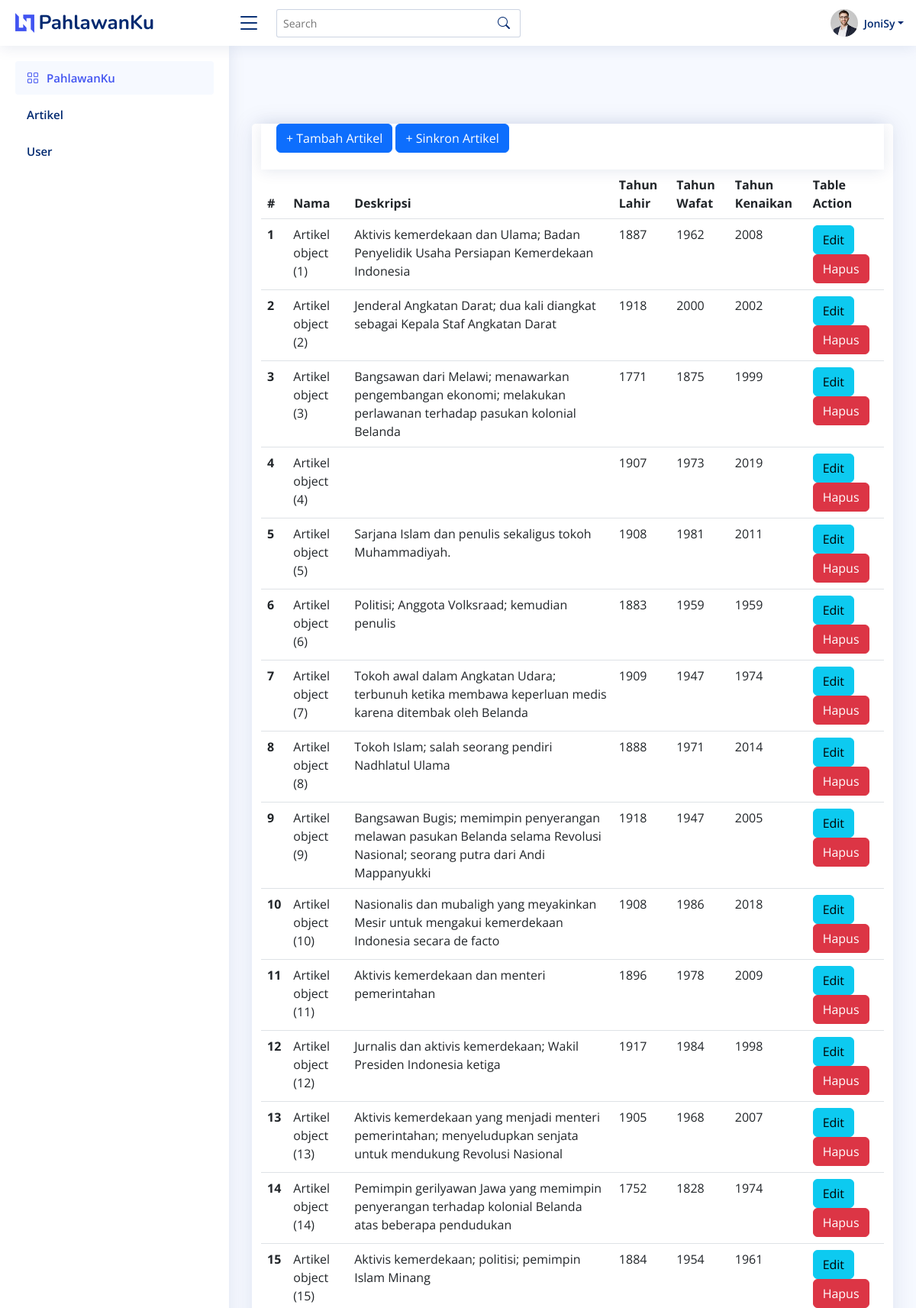
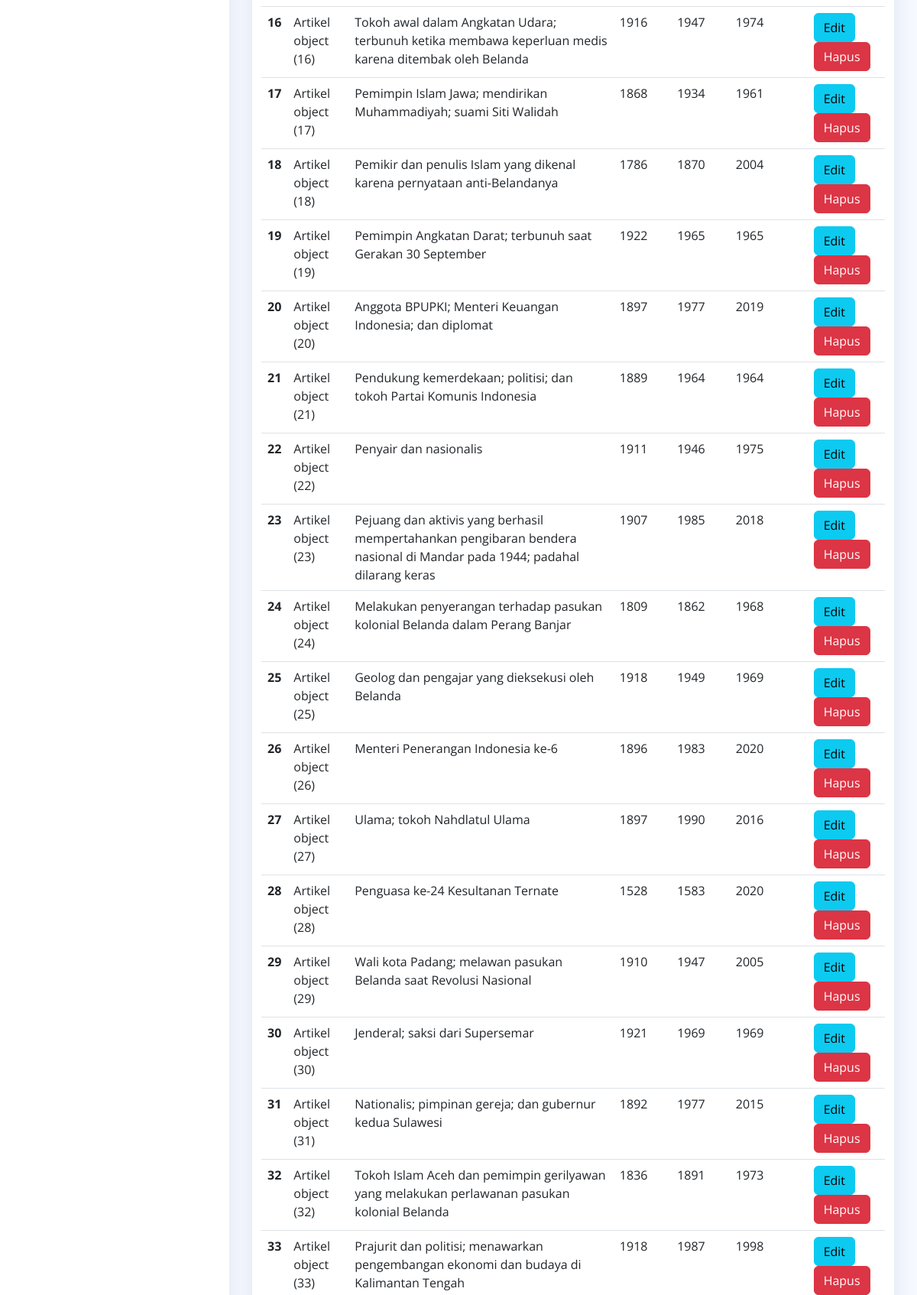
Screenshot of /dashboard/artikel (signed in, upper part) with the database file from the repository (2 pictures, top to bottom).
### blog/models.py (models this page shows, shortened)
class Artikel(models.Model):
    nama = models.CharField(max_length=100,blank=True,null=True)
    deskripsi = models.TextField()
    tahun_lahir = models.IntegerField()
    tahun_wafat = models.IntegerField()
    kategori = models.ForeignKey(Kategori, on_delete=models.CASCADE, blank=True,null=True)
    tahun_kenaikan =  models.IntegerField()
    class meta :
        ordering = ['-id']
        verbose_name_plural = "Artikel"

### blog/views.py (the view)
# urls.py: path('artikel',artikel, name='barang_list'),
@login_required
def artikel(request):
    template_name = "back/barang_list.html"
    artikel = Artikel.objects.all()
    print(artikel)
    context = {
        'title' : 'dashboard',
        'artikel': artikel,
    }
    return render(request, template_name, context)

### templates/back/barang_list.html
{% extends 'base.html' %}
{% block content %}<br><br><br>
    <div class="container">
        <div class="row">
            <div class="card">
                <div class="header">
                    <a class="btn btn-primary" href="{% url 'tambah_artikel' %}">+ Tambah Artikel<a/>
                    <a class="btn btn-primary" href="{% url 'sinkron_artikel' %}">+ Sinkron Artikel<a/>
                </div>
                <div class="body">
                    <table class="table">
                        <thead>
                          <tr>
                            <th scope="col">#</th>
                            <th scope="col">Nama</th>
                            <th scope="col">Deskripsi</th>
                            <th scope="col">Tahun Lahir</th>
                            <th scope="col">Tahun Wafat</th>
                            <th scope="col">Tahun Kenaikan</th>
                            <th scope="col">Table Action</th>
                          </tr>
                        </thead>
                        <tbody>
                        {% for p in artikel %}
                        <tr>
                            <th scope="row">{{ forloop.counter }}</th>
                            <td>{{ p }}</td>
                            <td>{{ p.deskripsi }}</td>
                            <td>{{ p.tahun_lahir }}</td>
                            <td>{{ p.tahun_wafat }}</td>
                            <td>{{ p.tahun_kenaikan }}</td>
                            <td class="text-right">
                            <a href="{% url 'edit_artikel' p.id %}" class="btn btn-info">Edit</a>
                            <a onclick="alert('yakin mau dihapus?')" href="{% url 'delete_artikel' p.id %}" class="btn btn-danger">Hapus</a>
                            </td>
                        </tr>
                        {% endfor %}
                        </tbody>
                    </table>
                </div>
            </div>
        </div>
    </div>
{% endblock content %}

### templates/base.html (shortened to what this page needs)
<!DOCTYPE html>
<html lang="en">
<head>
  {% load static %}
  <link href="{% static 'assets/vendor/bootstrap/css/bootstrap.min.css' %}" rel="stylesheet">
  <link href="{% static 'assets/vendor/bootstrap-icons/bootstrap-icons.css' %}" rel="stylesheet">
  <link href="{% static 'assets/vendor/boxicons/css/boxicons.min.css' %}" rel="stylesheet">
  <link href="{% static 'assets/vendor/quill/quill.snow.css' %}" rel="stylesheet">
  <link href="{% static 'assets/vendor/quill/quill.bubble.css' %}" rel="stylesheet">
  <link href="{% static 'assets/vendor/remixicon/remixicon.css' %}" rel="stylesheet">
  <link href="{% static 'assets/vendor/simple-datatables/style.css' %}" rel="stylesheet">
  <link href="{% static 'assets/css/style.css' %}" rel="stylesheet">
</head>
<body>
  <header id="header" class="header fixed-top d-flex align-items-center">
    <div class="d-flex align-items-center justify-content-between">
      <a href="index.html" class="logo d-flex align-items-center">
        <img src="{% static 'assets/img/logo.png' %}" alt="">
        <span class="d-none d-lg-block">PahlawanKu</span>
      </a>
      <i class="bi bi-list toggle-sidebar-btn"></i>
    </div>
    <div class="search-bar">
      <form class="search-form d-flex align-items-center" method="POST" action="#">
        <input type="text" name="query" placeholder="Search" title="Enter search keyword">
        <button type="submit" title="Search"><i class="bi bi-search"></i></button>
      </form>
    </div>
    <nav class="header-nav ms-auto">
      <ul class="d-flex align-items-center">
        <li class="nav-item dropdown pe-3">
          <a class="nav-link nav-profile d-flex align-items-center pe-0" href="#" data-bs-toggle="dropdown">
            <img src="{% static 'assets/img/profile-img.jpg' %}" alt="Profile" class="rounded-circle">
            <span class="d-none d-md-block dropdown-toggle ps-2">{{user}}</span>
          </a>
        </li>
      </ul>
    </nav>
  </header>
  <aside id="sidebar" class="sidebar">
    {% include 'sidebar.html' %}
  </aside>
  <main id="main" class="main">
    <section class="section dashboard">
      {% block content %}
      {% endblock content %}
    </section>
  </main>
  <br>
  <br>
</body>
</html>

### templates/sidebar.html
<ul class="sidebar-nav" id="sidebar-nav">
    <li class="nav-item">
      <a class="nav-link " href=" {% url 'index' %} ">
        <i class="bi bi-grid"></i>
        <span>PahlawanKu</span>
      </a>
    </li>
    <li class="nav-item">
      <a class="nav-link collapsed" href="{% url 'barang_list' %}">Artikel</a>
    </li>
    <li class="nav-item">
      <a class="nav-link collapsed" href="{% url 'tabel_users' %}">User</a>
    </li>
  </ul>

### static/assets/css/style.css (style rules this page uses)
:root { scroll-behavior: smooth; }
body { font-family: "Open Sans", sans-serif; background: #f6f9ff; color: #444444; }
a { color: #4154f1; text-decoration: none; }
#main { margin-top: 60px; padding: 20px 30px; transition: all 0.3s; }
.card { margin-bottom: 30px; border: none; border-radius: 5px; box-shadow: 0px 0 30px rgba(1, 41, 112, 0.1); }
.logo { line-height: 1; }
@media (min-width: 1200px) { .logo { width: 280px; } }
.logo img { max-height: 26px; margin-right: 6px; }
.logo span { font-size: 26px; font-weight: 700; color: #012970; font-family: "Nunito", sans-serif; }
.header { transition: all 0.5s; z-index: 997; height: 60px; box-shadow: 0px 2px 20px rgba(1, 41, 112, 0.1); background-color: #fff; padding-left: 20px; }
.header .toggle-sidebar-btn { font-size: 32px; padding-left: 10px; cursor: pointer; color: #012970; }
.header .search-bar { min-width: 360px; padding: 0 20px; }
.header .search-form { width: 100%; }
.header .search-form input { border: 0; font-size: 14px; color: #012970; border: 1px solid rgba(1, 41, 112, 0.2); padding: 7px 38px 7px 8px; border-radius: 3px; transition: 0.3s; width: 100%; }
.header .search-form button { border: 0; padding: 0; margin-left: -30px; background: none; }
.header .search-form button i { color: #012970; }
.header-nav ul { list-style: none; }
.header-nav>ul { margin: 0; padding: 0; }
.header-nav .nav-profile { color: #012970; }
.header-nav .nav-profile img { max-height: 36px; }
.header-nav .nav-profile span { font-size: 14px; font-weight: 600; }
.sidebar { position: fixed; top: 60px; left: 0; bottom: 0; width: 300px; z-index: 996; transition: all 0.3s; padding: 20px; overflow-y: auto; scrollbar-width: thin; scrollbar-color: #aab7cf transparent; box-shadow: 0px 0px 20px rgba(1, 41, 112, 0.1); background-color: #fff; }
@media (min-width: 1200px) { #main, #footer { margin-left: 300px; } }
.sidebar-nav { padding: 0; margin: 0; list-style: none; }
.sidebar-nav li { padding: 0; margin: 0; list-style: none; }
.sidebar-nav .nav-item { margin-bottom: 5px; }
.sidebar-nav .nav-link { display: flex; align-items: center; font-size: 15px; font-weight: 600; color: #4154f1; transition: 0.3; background: #f6f9ff; padding: 10px 15px; border-radius: 4px; }
.sidebar-nav .nav-link i { font-size: 16px; margin-right: 10px; color: #4154f1; }
.sidebar-nav .nav-link.collapsed { color: #012970; background: #fff; }

### rows the page displays
Artikel: id "Artikel object (1)", deskripsi "Aktivis kemerdekaan dan Ulama; Badan Penyelidik Usaha Persiapan Kemerdekaan Indonesia", tahun_lahir "1887", tahun_wafat "1962", tahun_kenaikan "2008"
Artikel: id "Artikel object (2)", deskripsi "Jenderal Angkatan Darat; dua kali diangkat sebagai Kepala Staf Angkatan Darat", tahun_lahir "1918", tahun_wafat "2000", tahun_kenaikan "2002"
Artikel: id "Artikel object (3)", deskripsi "Bangsawan dari Melawi; menawarkan pengembangan ekonomi; melakukan perlawanan terhadap pasukan kolonial Belanda", tahun_lahir "1771", tahun_wafat "1875", tahun_kenaikan "1999"
Artikel: id "Artikel object (4)", tahun_lahir "1907", tahun_wafat "1973", tahun_kenaikan "2019"
Artikel: id "Artikel object (5)", deskripsi "Sarjana Islam dan penulis sekaligus tokoh Muhammadiyah.", tahun_lahir "1908", tahun_wafat "1981", tahun_kenaikan "2011"
Artikel: id "Artikel object (6)", deskripsi "Politisi; Anggota Volksraad; kemudian penulis", tahun_lahir "1883", tahun_wafat "1959", tahun_kenaikan "1959"
Artikel: id "Artikel object (7)", deskripsi "Tokoh awal dalam Angkatan Udara; terbunuh ketika membawa keperluan medis karena ditembak oleh Belanda", tahun_lahir "1909", tahun_wafat "1947", tahun_kenaikan "1974"
Artikel: id "Artikel object (8)", deskripsi "Tokoh Islam; salah seorang pendiri Nadhlatul Ulama", tahun_lahir "1888", tahun_wafat "1971", tahun_kenaikan "2014"
Artikel: id "Artikel object (9)", deskripsi "Bangsawan Bugis; memimpin penyerangan melawan pasukan Belanda selama Revolusi Nasional; seorang putra dari Andi Mappanyukki", tahun_lahir "1918", tahun_wafat "1947", tahun_kenaikan "2005"
Artikel: id "Artikel object (10)", deskripsi "Nasionalis dan mubaligh yang meyakinkan Mesir untuk mengakui kemerdekaan Indonesia secara de facto", tahun_lahir "1908", tahun_wafat "1986", tahun_kenaikan "2018"
Artikel: id "Artikel object (11)", deskripsi "Aktivis kemerdekaan dan menteri pemerintahan", tahun_lahir "1896", tahun_wafat "1978", tahun_kenaikan "2009"
Artikel: id "Artikel object (12)", deskripsi "Jurnalis dan aktivis kemerdekaan; Wakil Presiden Indonesia ketiga", tahun_lahir "1917", tahun_wafat "1984", tahun_kenaikan "1998"
Artikel: id "Artikel object (13)", deskripsi "Aktivis kemerdekaan yang menjadi menteri pemerintahan; menyeludupkan senjata untuk mendukung Revolusi Nasional", tahun_lahir "1905", tahun_wafat "1968", tahun_kenaikan "2007"
Artikel: id "Artikel object (14)", deskripsi "Pemimpin gerilyawan Jawa yang memimpin penyerangan terhadap kolonial Belanda atas beberapa pendudukan", tahun_lahir "1752", tahun_wafat "1828", tahun_kenaikan "1974"
Artikel: id "Artikel object (15)", deskripsi "Aktivis kemerdekaan; politisi; pemimpin Islam Minang", tahun_lahir "1884", tahun_wafat "1954", tahun_kenaikan "1961"
Artikel: id "Artikel object (16)", deskripsi "Tokoh awal dalam Angkatan Udara; terbunuh ketika membawa keperluan medis karena ditembak oleh Belanda", tahun_lahir "1916", tahun_wafat "1947", tahun_kenaikan "1974"
Artikel: id "Artikel object (17)", deskripsi "Pemimpin Islam Jawa; mendirikan Muhammadiyah; suami Siti Walidah", tahun_lahir "1868", tahun_wafat "1934", tahun_kenaikan "1961"
Artikel: id "Artikel object (18)", deskripsi "Pemikir dan penulis Islam yang dikenal karena pernyataan anti-Belandanya", tahun_lahir "1786", tahun_wafat "1870", tahun_kenaikan "2004"
Artikel: id "Artikel object (19)", deskripsi "Pemimpin Angkatan Darat; terbunuh saat Gerakan 30 September", tahun_lahir "1922", tahun_wafat "1965", tahun_kenaikan "1965"
Artikel: id "Artikel object (20)", deskripsi "Anggota BPUPKI; Menteri Keuangan Indonesia; dan diplomat", tahun_lahir "1897", tahun_wafat "1977", tahun_kenaikan "2019"
Artikel: id "Artikel object (21)", deskripsi "Pendukung kemerdekaan; politisi; dan tokoh Partai Komunis Indonesia", tahun_lahir "1889", tahun_wafat "1964", tahun_kenaikan "1964"
Artikel: id "Artikel object (22)", deskripsi "Penyair dan nasionalis", tahun_lahir "1911", tahun_wafat "1946", tahun_kenaikan "1975"
Artikel: id "Artikel object (23)", deskripsi "Pejuang dan aktivis yang berhasil mempertahankan pengibaran bendera nasional di Mandar pada 1944; padahal dilarang keras", tahun_lahir "1907", tahun_wafat "1985", tahun_kenaikan "2018"
Artikel: id "Artikel object (24)", deskripsi "Melakukan penyerangan terhadap pasukan kolonial Belanda dalam Perang Banjar", tahun_lahir "1809", tahun_wafat "1862", tahun_kenaikan "1968"
Artikel: id "Artikel object (25)", deskripsi "Geolog dan pengajar yang dieksekusi oleh Belanda", tahun_lahir "1918", tahun_wafat "1949", tahun_kenaikan "1969"
Artikel: id "Artikel object (26)", deskripsi "Menteri Penerangan Indonesia ke-6", tahun_lahir "1896", tahun_wafat "1983", tahun_kenaikan "2020"
Artikel: id "Artikel object (27)", deskripsi "Ulama; tokoh Nahdlatul Ulama", tahun_lahir "1897", tahun_wafat "1990", tahun_kenaikan "2016"
Artikel: id "Artikel object (28)", deskripsi "Penguasa ke-24 Kesultanan Ternate", tahun_lahir "1528", tahun_wafat "1583", tahun_kenaikan "2020"
Artikel: id "Artikel object (29)", deskripsi "Wali kota Padang; melawan pasukan Belanda saat Revolusi Nasional", tahun_lahir "1910", tahun_wafat "1947", tahun_kenaikan "2005"
Artikel: id "Artikel object (30)", deskripsi "Jenderal; saksi dari Supersemar", tahun_lahir "1921", tahun_wafat "1969", tahun_kenaikan "1969"
Artikel: id "Artikel object (31)", deskripsi "Nationalis; pimpinan gereja; dan gubernur kedua Sulawesi", tahun_lahir "1892", tahun_wafat "1977", tahun_kenaikan "2015"
Artikel: id "Artikel object (32)", deskripsi "Tokoh Islam Aceh dan pemimpin gerilyawan yang melakukan perlawanan pasukan kolonial Belanda", tahun_lahir "1836", tahun_wafat "1891", tahun_kenaikan "1973"
Artikel: id "Artikel object (33)", deskripsi "Prajurit dan politisi; menawarkan pengembangan ekonomi dan budaya di Kalimantan Tengah", tahun_lahir "1918", tahun_wafat "1987", tahun_kenaikan "1998"

### other values shown
{{ user }} "JoniSy"
